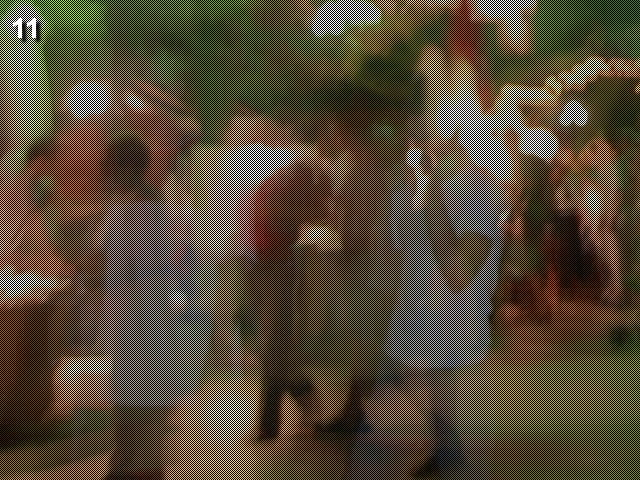
#> input picture data/cave.jpg, 640 x 480 px, found by its file name
$ python -i level_14.py   (imports and definitions only)
#> lines starting #> are read from the running program, lines starting #| are printed output that depends on the picture
from PIL import Image


def solution(picture_filename: str):
#> called with picture_filename = '../data/cave.jpg'
    with Image.open(f"data/{picture_filename}") as img:
#> img is the input picture: PIL image 640x480 RGB; mean R, G, B 85.8, 73.7, 57.3
        pixels = img.load()
        width, height = 100, 100
        new_img = Image.new("RGB", (width, height))
#> new_img: PIL image 100x100 RGB; every value is 0

        index, level = 0, 0
        for i in range(100, 1, -2):
            for j in range(i):
                new_img.putpixel((level + j, level), pixels[index, 0])
                index += 1

            for j in range(i - 1):
                new_img.putpixel((width - level - 1, level + j + 1), pixels[index, 0])
                index += 1

            for j in range(i - 1):
                new_img.putpixel((width - level - 1 - j, height - level - 1), pixels[index, 0])
                index += 1

            for j in range(i - 2):
                new_img.putpixel((level, height - level - 1 - j), pixels[index, 0])
                index += 1

            level += 1
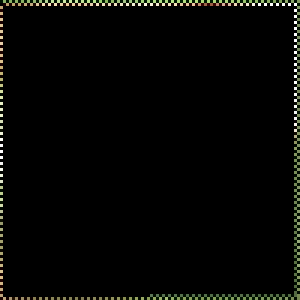
#> new_img: PIL image 100x100 RGB (shown 3 times larger); mean R, G, B 5.6, 6, 4.2
#> after the loop, index = 640; level = 1

        new_img.show()


# [1 line not run here, left out]

#> (the run stopped early here; a loop or call above may not have finished)
